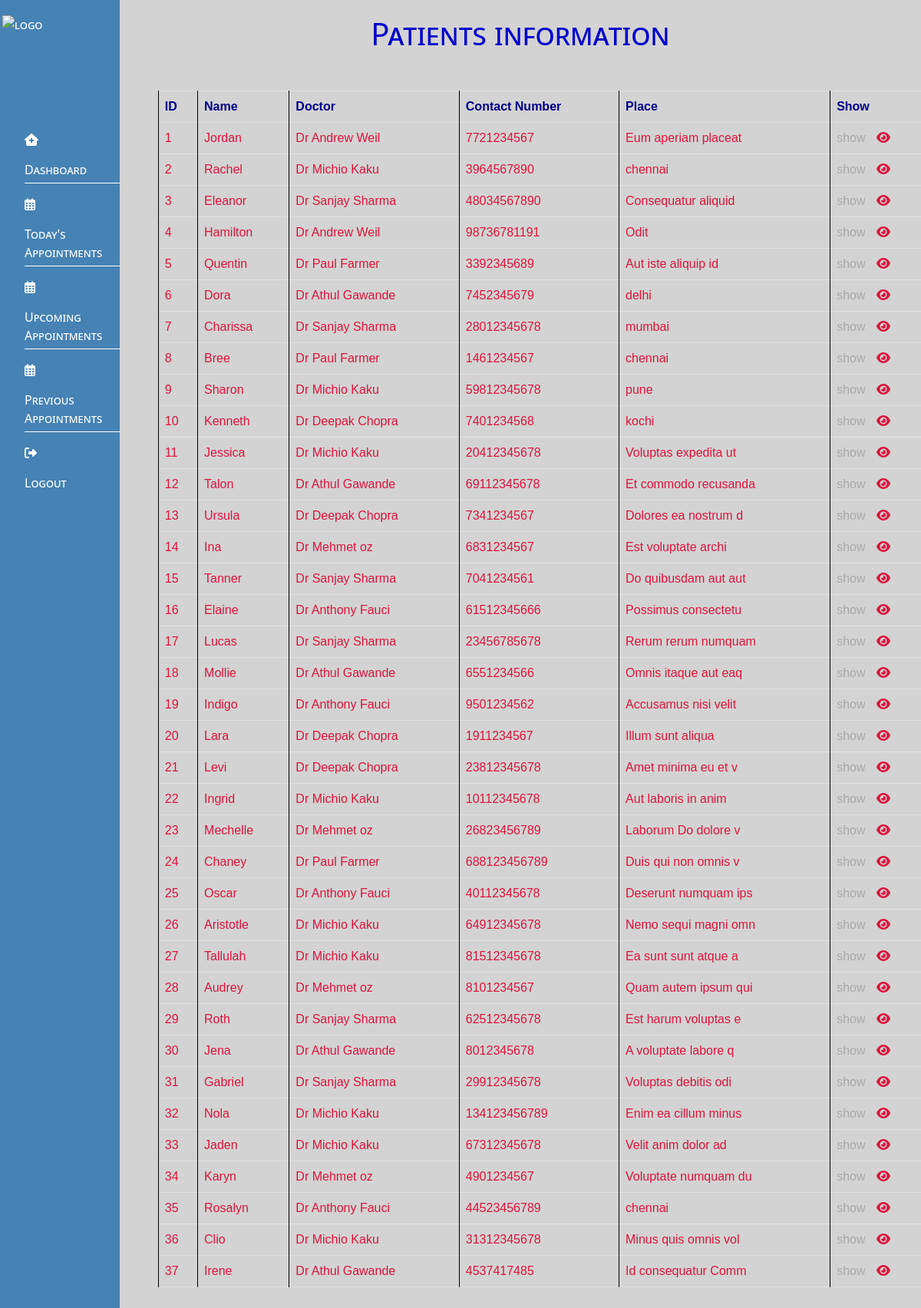
The page /patient (signed in) on the database its author committed.
### home/models.py (models this page shows, shortened)
class Patients(models.Model):
    name=models.CharField(max_length=20,null=True,blank=True)
    number= models.IntegerField(null=True,blank=True)
    place = models.CharField(max_length=20,null=True,blank=True)
    doctors = models.ForeignKey(Doctors,on_delete=models.CASCADE,null=True,blank=True)

class Doctors(models.Model):
    name = models.ForeignKey(User,on_delete=models.CASCADE,null=True,blank=True)
    image = models.ImageField(upload_to="doctorsimage/",null=True,blank=True)
    department = models.ForeignKey(Department,on_delete=models.CASCADE,null=True,blank=True)
    monday = models.BooleanField(default=False,null=True,blank=True)
    tuesday = models.BooleanField(default=False,null=True,blank=True)
    wednesday= models.BooleanField(default=False,null=True,blank=True)
    thursday = models.BooleanField(default=False,null=True,blank=True)
    friday= models.BooleanField(default=False,null=True,blank=True)
    saturday = models.BooleanField(default=False,null=True,blank=True)
    fees = models.TextField(null=True,blank=True)
    def __str__(self):
        return self.name.name

class User (AbstractBaseUser):
    name = models.CharField(max_length=20,null=True,blank=True)
    email = models.EmailField(verbose_name='email Address', max_length=40, unique=True)
    date_joined = models.DateTimeField(auto_now_add=True)
    is_active = models.BooleanField(default=True)
    is_staff = models.BooleanField(default=True)
    is_admin = models.BooleanField(default=False)
    is_superuser = models.BooleanField(default=False)
    doctor = models.BooleanField(default=False)
    objects = UserManager()
    USERNAME_FIELD = 'email'
    REQUIRED_FIELDS = ['name']

### home/views.py (the view)
# urls.py: path('patient',views.patient,name='patient'),
@login_required(login_url='/page/')
def patient(request):
    patient = Patients.objects.all()
    return render(request, 'admin/patients/patient.html', {'patient': patient})

### home/templates/admin/patients/patient.html
{% extends "admin/dash.html" %}
{% load static %}
{% block css %}
<link rel="stylesheet" href="{% static 'css/admin/doc.css' %}">
{% endblock css %}
{% block content %}
<h1>Patients information</h1>
<table class="table table-bordered" style="margin-left: 30px; margin-top: 50px;">
    <tr style="gap: 10px; color:royalblue;">
        <th>ID</th>
        <th>Name</th>
        <th>Doctor</th>
        <th>Contact Number</th>
        <th>Place</th>
        <th>Show</th>
    </tr>
    {% for patient in patient %}
    <tr>
        <td>{{ patient.id }}</td>
        <td>{{ patient.name }}</td>
        <td>{{ patient.doctors}}</td>
        <td>{{ patient.number }}</td>
        <td>{{ patient.place }}</td>
        <td>
            <a href="{% url 'table' patient.id %}">show</a>
            <i class="fa-solid fa-eye"></i>
        </td>
    </tr>
    {% endfor %}
</table>
      {% endblock content %}

### home/static/css/admin/dash.css (style rules this page uses)
* { margin: 0; padding: 0; box-sizing: border-box; }
body { font-family: Arial, sans-serif; }

### home/static/css/admin/doc.css (style rules this page uses)
body { font-family: Arial, sans-serif; background-color:darkred }
h1 { color:mediumblue; text-align: center; font-variant: small-caps; }
.table { margin-top: 40px; font-family: Arial, sans-serif; }
.table th, .table td { border: 1px solid black; padding: 10px; text-align: left; }
.table th { background-color: #f2f2f2; color: darkblue; }
.table td { color:crimson; }
.table a { margin-right: 10px; color: darkgray; text-decoration: none; transition: color 0.3s ease; }

### rows shown on the page
Patients: id "1", name "Jordan", doctors "Dr Andrew Weil", number "7721234567", place "Eum aperiam placeat"
Patients: id "2", name "Rachel", doctors "Dr Michio Kaku", number "3964567890", place "chennai"
Patients: id "3", name "Eleanor", doctors "Dr Sanjay Sharma", number "48034567890", place "Consequatur aliquid"
Patients: id "4", name "Hamilton", doctors "Dr Andrew Weil", number "98736781191", place "Odit"
Patients: id "5", name "Quentin", doctors "Dr Paul Farmer", number "3392345689", place "Aut iste aliquip id"
Patients: id "6", name "Dora", doctors "Dr Athul Gawande", number "7452345679", place "delhi"
Patients: id "7", name "Charissa", doctors "Dr Sanjay Sharma", number "28012345678", place "mumbai"
Patients: id "8", name "Bree", doctors "Dr Paul Farmer", number "1461234567", place "chennai"
Patients: id "9", name "Sharon", doctors "Dr Michio Kaku", number "59812345678", place "pune"
Patients: id "10", name "Kenneth", doctors "Dr Deepak Chopra", number "7401234568", place "kochi"
Patients: id "11", name "Jessica", doctors "Dr Michio Kaku", number "20412345678", place "Voluptas expedita ut"
Patients: id "12", name "Talon", doctors "Dr Athul Gawande", number "69112345678", place "Et commodo recusanda"
Patients: id "13", name "Ursula", doctors "Dr Deepak Chopra", number "7341234567", place "Dolores ea nostrum d"
Patients: id "14", name "Ina", doctors "Dr Mehmet oz", number "6831234567", place "Est voluptate archi"
Patients: id "15", name "Tanner", doctors "Dr Sanjay Sharma", number "7041234561", place "Do quibusdam aut aut"
Patients: id "16", name "Elaine", doctors "Dr Anthony Fauci", number "61512345666", place "Possimus consectetu"
Patients: id "17", name "Lucas", doctors "Dr Sanjay Sharma", number "23456785678", place "Rerum rerum numquam"
Patients: id "18", name "Mollie", doctors "Dr Athul Gawande", number "6551234566", place "Omnis itaque aut eaq"
Patients: id "19", name "Indigo", doctors "Dr Anthony Fauci", number "9501234562", place "Accusamus nisi velit"
Patients: id "20", name "Lara", doctors "Dr Deepak Chopra", number "1911234567", place "Illum sunt aliqua"
Patients: id "21", name "Levi", doctors "Dr Deepak Chopra", number "23812345678", place "Amet minima eu et v"
Patients: id "22", name "Ingrid", doctors "Dr Michio Kaku", number "10112345678", place "Aut laboris in anim"
Patients: id "23", name "Mechelle", doctors "Dr Mehmet oz", number "26823456789", place "Laborum Do dolore v"
Patients: id "24", name "Chaney", doctors "Dr Paul Farmer", number "688123456789", place "Duis qui non omnis v"
Patients: id "25", name "Oscar", doctors "Dr Anthony Fauci", number "40112345678", place "Deserunt numquam ips"
Patients: id "26", name "Aristotle", doctors "Dr Michio Kaku", number "64912345678", place "Nemo sequi magni omn"
Patients: id "27", name "Tallulah", doctors "Dr Michio Kaku", number "81512345678", place "Ea sunt sunt atque a"
Patients: id "28", name "Audrey", doctors "Dr Mehmet oz", number "8101234567", place "Quam autem ipsum qui"
Patients: id "29", name "Roth", doctors "Dr Sanjay Sharma", number "62512345678", place "Est harum voluptas e"
Patients: id "30", name "Jena", doctors "Dr Athul Gawande", number "8012345678", place "A voluptate labore q"
Patients: id "31", name "Gabriel", doctors "Dr Sanjay Sharma", number "29912345678", place "Voluptas debitis odi"
Patients: id "32", name "Nola", doctors "Dr Michio Kaku", number "134123456789", place "Enim ea cillum minus"
Patients: id "33", name "Jaden", doctors "Dr Michio Kaku", number "67312345678", place "Velit anim dolor ad"
Patients: id "34", name "Karyn", doctors "Dr Mehmet oz", number "4901234567", place "Voluptate numquam du"
Patients: id "35", name "Rosalyn", doctors "Dr Anthony Fauci", number "44523456789", place "chennai"
Patients: id "36", name "Clio", doctors "Dr Michio Kaku", number "31312345678", place "Minus quis omnis vol"
Patients: id "37", name "Irene", doctors "Dr Athul Gawande", number "4537417485", place "Id consequatur Comm"
